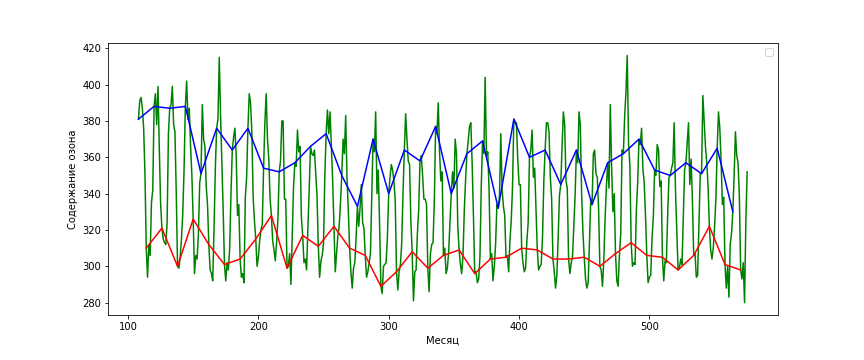

Write the Python code that produced this figure.
from scipy.io.netcdf import netcdf_file
import numpy as np
import json
import matplotlib.pyplot as plt

coord = [39.66, 117.21] #Beijing

with netcdf_file(r'MSR-2.nc', mmap = False) as f:
    for i in f.variables:
        print(i, f.variables[i].units, f.variables[i].shape)
    variables = f.variables

month = variables['time'].data[:]
ozone = variables['Average_O3_column'].data[:]

lat_i = np.searchsorted(variables['latitude'].data, coord[0])
lon_i = np.searchsorted(variables['longitude'].data, coord[1])

plt.figure(figsize=(12,5))
allm, = plt.plot(month, ozone[:,lat_i,lon_i], 'g')
jan, = plt.plot(month[::12], ozone[::12,lat_i,lon_i],'b')
jun, = plt.plot(month[6::12], ozone[6::12,lat_i,lon_i] , 'r')
plt.legend((allm, jan, jun),('Все месяцы','Все январи','Все июли'))
plt.xlabel('Месяц')
plt.ylabel('Содержание озона')
plt.legend()
plt.savefig('ozon.png')
plt.show()

data = {
    "city": "Beijing",
    "coordinates": coord,
    "jan": {
        "min": float(np.min(month[::12])),
        "max": float(np.max(month[::12])),
        "mean": float(np.mean(month[::12]))
    },
    "jul": {
        "min": float(np.min(month[6::12])),
        "max": float(np.max(month[6::12])),
        "mean": float(np.mean(month[6::12]))
    },
    "all": {
        "min": float(np.min(month)),
        "max": float(np.max(month)),
        "mean": float(np.mean(month))
    }
}

with open('ozon.json', 'w') as out:  
    json.dump(data, out)
